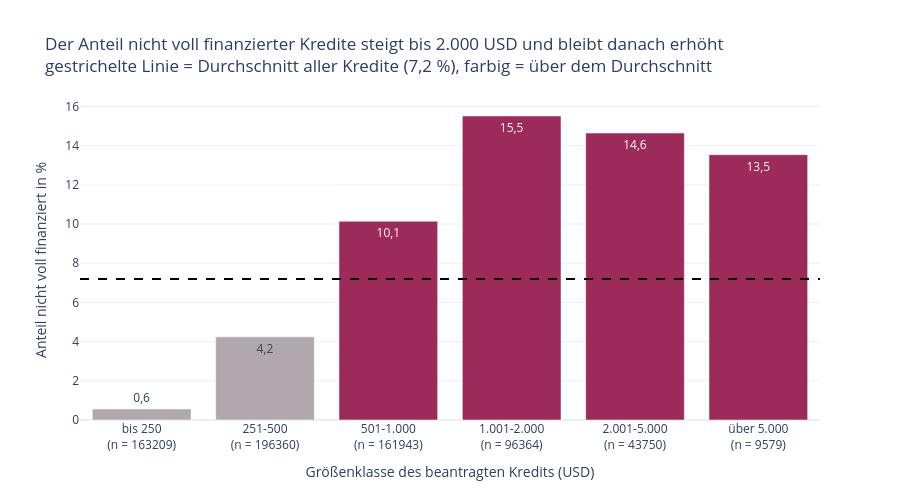

Here is the notebook cell this chart was saved with:
### Markdown cell above
#### Visualisierung

**Vorüberlegung**

Die Größenklassen sind getrennte Gruppen mit unterschiedlicher Breite. Eine Linie würde einen gleichmäßigen Verlauf
zwischen den Klassen vortäuschen. Deshalb zeigt die Grafik Säulen, unter jeder Klasse steht die Anzahl der Kredite (n).

### Code cell
# Neue Spalte für die Farbe: über dem Durchschnitt in Beere, sonst in Grau
df_groesse.loc[:, "farbe"] = "nicht über dem Durchschnitt"
df_groesse.loc[df_groesse["anteil_nicht_voll"] > gesamt_nicht_voll, "farbe"] = "über dem Durchschnitt"

# Beschriftung der x-Achse: Größenklasse mit Anzahl der Kredite in einer zweiten Zeile
df_groesse.loc[:, "beschriftung"] = (df_groesse.loc[:, "loan_size"] + "<br>(n = "
                                     + df_groesse.loc[:, "anzahl_kredite"].astype(str) + ")")

# Grafik erstellen
bar_groesse = px.bar(data_frame=df_groesse,
                     x="beschriftung",
                     y="anteil_nicht_voll",
                     color="farbe",
                     color_discrete_map={"über dem Durchschnitt": "#9C2B5A",
                                         "nicht über dem Durchschnitt": "#B0A8AC"},
                     text_auto=".1f",   # Wert über jede Säule schreiben
                     title="Der Anteil nicht voll finanzierter Kredite steigt bis 2.000 USD und bleibt danach erhöht"
                           + "<br>gestrichelte Linie = Durchschnitt aller Kredite (" + gesamt_text + " %), farbig = über dem Durchschnitt",
                     labels={"beschriftung": "Größenklasse des beantragten Kredits (USD)",
                             "anteil_nicht_voll": "Anteil nicht voll finanziert in %"},
                     template="plotly_white",
                     height=500
                     )

# Reihenfolge der Größenklassen festlegen (von klein nach groß)
bar_groesse.update_xaxes(categoryorder="array", categoryarray=list(df_groesse.loc[:, "beschriftung"]))

# Gestrichelte Linie für den Gesamtwert aus 4.2
bar_groesse.add_hline(y=gesamt_nicht_voll,
                      line_width=2,
                      line_dash="dash",
                      line_color="black")

# separators=",." -> Komma als Dezimalzeichen, z. B. 15,5
bar_groesse.update_layout(showlegend=False, separators=",.")

bar_groesse.show()

### Figure 1 — Plotly figure (JSON) as saved in the notebook; plotly's stock layout.template omitted (floating-point values rounded to 4 significant figures)
{"data": [{"hovertemplate": "farbe=nicht über dem Durchschnitt<br>Größenklasse des beantragten Kredits (USD)=%{x}<br>Anteil nicht voll finanziert in %=%{y}<extra></extra>", "legendgroup": "nicht über dem Durchschnitt", "marker": {"color": "#B0A8AC", "pattern": {"shape": ""}}, "name": "nicht über dem Durchschnitt", "orientation": "v", "showlegend": true, "textposition": "auto", "texttemplate": "%{y:.1f}", "type": "bar", "x": ["bis 250<br>(n = 163209)", "251-500<br>(n = 196360)"], "xaxis": "x", "y": [0.5631, 4.242], "yaxis": "y"}, {"hovertemplate": "farbe=über dem Durchschnitt<br>Größenklasse des beantragten Kredits (USD)=%{x}<br>Anteil nicht voll finanziert in %=%{y}<extra></extra>", "legendgroup": "über dem Durchschnitt", "marker": {"color": "#9C2B5A", "pattern": {"shape": ""}}, "name": "über dem Durchschnitt", "orientation": "v", "showlegend": true, "textposition": "auto", "texttemplate": "%{y:.1f}", "type": "bar", "x": ["501-1.000<br>(n = 161943)", "1.001-2.000<br>(n = 96364)", "2.001-5.000<br>(n = 43750)", "über 5.000<br>(n = 9579)"], "xaxis": "x", "y": [10.14, 15.51, 14.64, 13.54], "yaxis": "y"}], "layout": {"barmode": "relative", "height": 500, "legend": {"title": {"text": "farbe"}, "tracegroupgap": 0}, "separators": ",.", "shapes": [{"line": {"color": "black", "dash": "dash", "width": 2}, "type": "line", "x0": 0, "x1": 1, "xref": "x domain", "y0": 7.2, "y1": 7.2, "yref": "y"}], "showlegend": false, "title": {"text": "Der Anteil nicht voll finanzierter Kredite steigt bis 2.000 USD und bleibt danach erhöht<br>gestrichelte Linie = Durchschnitt aller Kredite (7,2 %), farbig = über dem Durchschnitt"}, "xaxis": {"anchor": "y", "categoryarray": ["bis 250<br>(n = 163209)", "251-500<br>(n = 196360)", "501-1.000<br>(n = 161943)", "1.001-2.000<br>(n = 96364)", "2.001-5.000<br>(n = 43750)", "über 5.000<br>(n = 9579)"], "categoryorder": "array", "domain": [0, 1], "title": {"text": "Größenklasse des beantragten Kredits (USD)"}}, "yaxis": {"anchor": "x", "domain": [0, 1], "title": {"text": "Anteil nicht voll finanziert in %"}}}}
